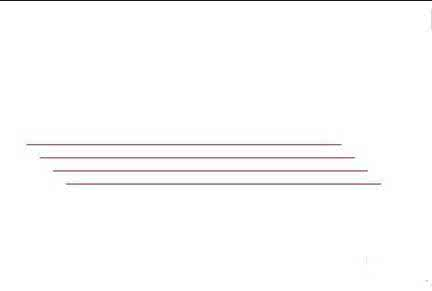
#> input picture resource/lines.jpeg, 432 x 291 px
$ python chapter3_5.py
#> lines starting #> are read from the running program, lines starting #| are printed output that depends on the picture; after the words box and inside, x2 and y2 are one past the last pixel; in counts of white or black regions, pixels touching at a corner belong together
import cv2
import numpy as np

img = cv2.imread("resource/lines.jpeg")
#> img is the input picture: shape (291, 432, 3); mean B, G, R 251.7, 251.5, 251.9
gray = cv2.cvtColor(img, cv2.COLOR_BGR2GRAY)
edges = cv2.Canny(gray, img.shape[1], img.shape[0])
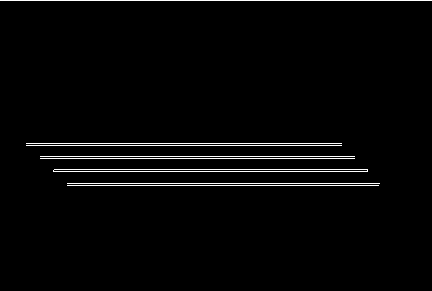
#> edges: shape (291, 432); 2.3% white in thin lines or dots, all inside (x1, y1, x2, y2) = (0, 0, 432, 186)

minLineLength = 20
maxLineGap = 5

lines = cv2.HoughLinesP(edges,1,np.pi/180,100,minLineLength,maxLineGap)
#> lines = [[0, 0, 431, 0], [54, 169, 367, 169], [40, 158, 354, 158], [67, 183, 379, 183], [53, 171, 367, 171], [40, 156, 354, 156], [26, 145, 341, 145], [67, 185, 378, 185], [26, 143, 341, 143]]

for line in lines:
    for x1,y1,x2,y2 in line:
        cv2.line(img,(x1,y1),(x2,y2),(0,255,0),2)
#> this loop made 9 passes
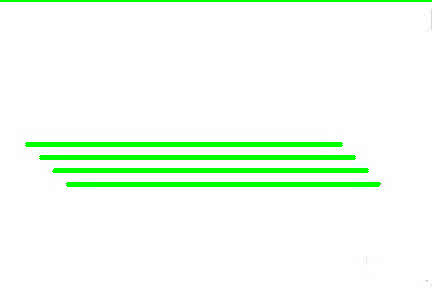
#> img: shape (291, 432, 3); 5.7% of pixels changed, all inside (x1, y1, x2, y2) = (0, 0, 432, 187)


cv2.imshow("edges", edges)
cv2.imshow("lines", img)
cv2.waitKey()
cv2.destroyAllWindows()
